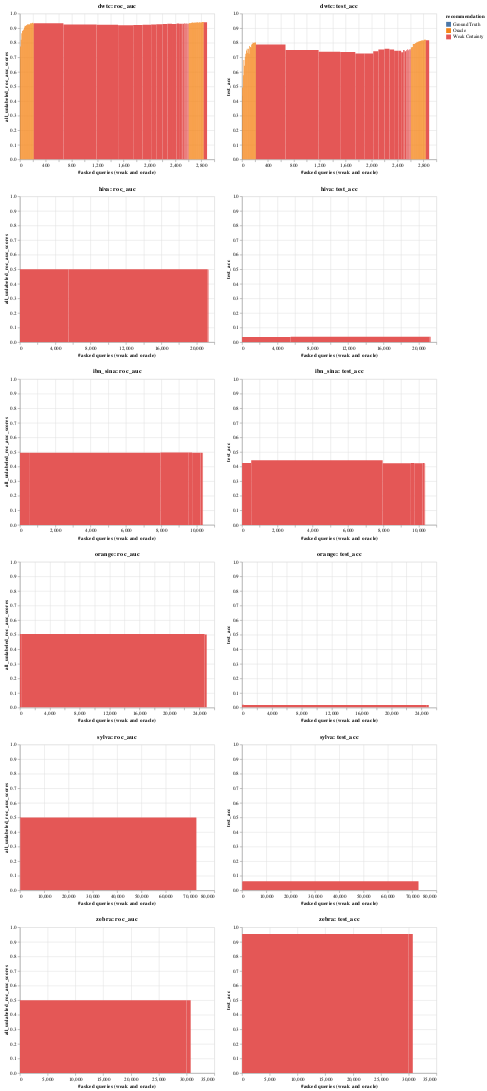

Write notebook code for a chart like this one.
### Code cell
def visualise_top_n(top_n=0):
    charts = []

    alt.renderers.enable("html")

    for result in loaded_data[top_n][:]:
        metrics = loads(result.metrics_per_al_cycle)
        test_data_metrics = [
            metrics["test_data_metrics"][0][f][0]["weighted avg"]
            for f in range(0, len(metrics["test_data_metrics"][0]))
        ]
        test_acc = [
            metrics["test_data_metrics"][0][f][0]["accuracy"]
            for f in range(0, len(metrics["test_data_metrics"][0]))
        ]

        data = pd.DataFrame(
            {
                "iteration": range(0, len(metrics["all_unlabeled_roc_auc_scores"])),
                "all_unlabeled_roc_auc_scores": metrics["all_unlabeled_roc_auc_scores"],
                "query_length": metrics["query_length"],
                "recommendation": metrics["recommendation"],
                "query_strong_accuracy_list": metrics["query_strong_accuracy_list"],
                "f1": [i["f1-score"] for i in test_data_metrics],
                "test_acc": test_acc,
                #'asked_queries': [sum(metrics['query_length'][:i]) for i in range(0, len(metrics['query_length']))],
            }
        )

        # bar width
        data["asked_queries"] = data["query_length"].cumsum()
        data["asked_queries_end"] = data["asked_queries"].shift(fill_value=0)

        # print(data[['asked_queries', 'query_length']])

        data["recommendation"] = data["recommendation"].replace(
            {
                "A": "Oracle",
                "C": "Weak Cluster",
                "U": "Weak Certainty",
                "G": "Ground Truth",
            }
        )

        # data = data[:100]

        # calculate global score OHNE

        chart = (
            alt.Chart(data)
            .mark_rect(
                # point=True,
                # line=True,
                # interpolate='step-after',
            )
            .encode(
                x=alt.X("asked_queries_end", title="#asked queries (weak and oracle)"),
                x2="asked_queries",
                color=alt.Color("recommendation", scale=alt.Scale(scheme="tableau10")),
                tooltip=[
                    "iteration",
                    "f1",
                    "test_acc",
                    "all_unlabeled_roc_auc_scores",
                    "query_strong_accuracy_list",
                    "query_length",
                    "recommendation",
                ],
                # scale=alt.Scale(domain=[0,1])
            )
            .properties(title=result.dataset_name)
            .interactive()
        )
        charts.append(
            alt.hconcat(
                chart.encode(
                    alt.Y(
                        "all_unlabeled_roc_auc_scores", scale=alt.Scale(domain=[0, 1])
                    )
                ).properties(title=result.dataset_name + ": roc_auc"),
                # chart.encode(alt.Y('f1', scale=alt.Scale(domain=[0,1]))).properties(title=result.dataset_name + ': f1'),
                chart.encode(
                    alt.Y("test_acc", scale=alt.Scale(domain=[0, 1]))
                ).properties(title=result.dataset_name + ": test_acc"),
            )
        )

    return alt.vconcat(*charts).configure()


visualise_top_n(0)

### Figure 1 — Vega-Lite specification as saved in the notebook (floating-point values rounded to 4 significant figures)
{"config": {"view": {"continuousWidth": 400, "continuousHeight": 300}}, "vconcat": [{"hconcat": [{"mark": "rect", "encoding": {"color": {"type": "nominal", "field": "recommendation", "scale": {"scheme": "tableau10"}}, "tooltip": [{"type": "quantitative", "field": "iteration"}, {"type": "quantitative", "field": "f1"}, {"type": "quantitative", "field": "test_acc"}, {"type": "quantitative", "field": "all_unlabeled_roc_auc_scores"}, {"type": "quantitative", "field": "query_strong_accuracy_list"}, {"type": "quantitative", "field": "query_length"}, {"type": "nominal", "field": "recommendation"}], "x": {"type": "quantitative", "field": "asked_queries_end", "title": "#asked queries (weak and oracle)"}, "x2": {"field": "asked_queries"}, "y": {"type": "quantitative", "field": "all_unlabeled_roc_auc_scores", "scale": {"domain": [0, 1]}}}, "selection": {"selector157": {"type": "interval", "bind": "scales", "encodings": ["x", "y"]}}, "title": "dwtc: roc_auc"}, {"mark": "rect", "encoding": {"color": {"type": "nominal", "field": "recommendation", "scale": {"scheme": "tableau10"}}, "tooltip": [{"type": "quantitative", "field": "iteration"}, {"type": "quantitative", "field": "f1"}, {"type": "quantitative", "field": "test_acc"}, {"type": "quantitative", "field": "all_unlabeled_roc_auc_scores"}, {"type": "quantitative", "field": "query_strong_accuracy_list"}, {"type": "quantitative", "field": "query_length"}, {"type": "nominal", "field": "recommendation"}], "x": {"type": "quantitative", "field": "asked_queries_end", "title": "#asked queries (weak and oracle)"}, "x2": {"field": "asked_queries"}, "y": {"type": "quantitative", "field": "test_acc", "scale": {"domain": [0, 1]}}}, "selection": {"selector157": {"type": "interval", "bind": "scales", "encodings": ["x", "y"]}}, "title": "dwtc: test_acc"}], "data": {"name": "data-a7478778315e8184f7666ebbf4cf1d33"}}, {"hconcat": [{"mark": "rect", "encoding": {"color": {"type": "nominal", "field": "recommendation", "scale": {"scheme": "tableau10"}}, "tooltip": [{"type": "quantitative", "field": "iteration"}, {"type": "quantitative", "field": "f1"}, {"type": "quantitative", "field": "test_acc"}, {"type": "quantitative", "field": "all_unlabeled_roc_auc_scores"}, {"type": "quantitative", "field": "query_strong_accuracy_list"}, {"type": "quantitative", "field": "query_length"}, {"type": "nominal", "field": "recommendation"}], "x": {"type": "quantitative", "field": "asked_queries_end", "title": "#asked queries (weak and oracle)"}, "x2": {"field": "asked_queries"}, "y": {"type": "quantitative", "field": "all_unlabeled_roc_auc_scores", "scale": {"domain": [0, 1]}}}, "selection": {"selector158": {"type": "interval", "bind": "scales", "encodings": ["x", "y"]}}, "title": "hiva: roc_auc"}, {"mark": "rect", "encoding": {"color": {"type": "nominal", "field": "recommendation", "scale": {"scheme": "tableau10"}}, "tooltip": [{"type": "quantitative", "field": "iteration"}, {"type": "quantitative", "field": "f1"}, {"type": "quantitative", "field": "test_acc"}, {"type": "quantitative", "field": "all_unlabeled_roc_auc_scores"}, {"type": "quantitative", "field": "query_strong_accuracy_list"}, {"type": "quantitative", "field": "query_length"}, {"type": "nominal", "field": "recommendation"}], "x": {"type": "quantitative", "field": "asked_queries_end", "title": "#asked queries (weak and oracle)"}, "x2": {"field": "asked_queries"}, "y": {"type": "quantitative", "field": "test_acc", "scale": {"domain": [0, 1]}}}, "selection": {"selector158": {"type": "interval", "bind": "scales", "encodings": ["x", "y"]}}, "title": "hiva: test_acc"}], "data": {"name": "data-7b5c4f91db73bde06af860dcda663152"}}, {"hconcat": [{"mark": "rect", "encoding": {"color": {"type": "nominal", "field": "recommendation", "scale": {"scheme": "tableau10"}}, "tooltip": [{"type": "quantitative", "field": "iteration"}, {"type": "quantitative", "field": "f1"}, {"type": "quantitative", "field": "test_acc"}, {"type": "quantitative", "field": "all_unlabeled_roc_auc_scores"}, {"type": "quantitative", "field": "query_strong_accuracy_list"}, {"type": "quantitative", "field": "query_length"}, {"type": "nominal", "field": "recommendation"}], "x": {"type": "quantitative", "field": "asked_queries_end", "title": "#asked queries (weak and oracle)"}, "x2": {"field": "asked_queries"}, "y": {"type": "quantitative", "field": "all_unlabeled_roc_auc_scores", "scale": {"domain": [0, 1]}}}, "selection": {"selector159": {"type": "interval", "bind": "scales", "encodings": ["x", "y"]}}, "title": "ibn_sina: roc_auc"}, {"mark": "rect", "encoding": {"color": {"type": "nominal", "field": "recommendation", "scale": {"scheme": "tableau10"}}, "tooltip": [{"type": "quantitative", "field": "iteration"}, {"type": "quantitative", "field": "f1"}, {"type": "quantitative", "field": "test_acc"}, {"type": "quantitative", "field": "all_unlabeled_roc_auc_scores"}, {"type": "quantitative", "field": "query_strong_accuracy_list"}, {"type": "quantitative", "field": "query_length"}, {"type": "nominal", "field": "recommendation"}], "x": {"type": "quantitative", "field": "asked_queries_end", "title": "#asked queries (weak and oracle)"}, "x2": {"field": "asked_queries"}, "y": {"type": "quantitative", "field": "test_acc", "scale": {"domain": [0, 1]}}}, "selection": {"selector159": {"type": "interval", "bind": "scales", "encodings": ["x", "y"]}}, "title": "ibn_sina: test_acc"}], "data": {"name": "data-4c38a793aa7af0d053ac636fecb2947c"}}, {"hconcat": [{"mark": "rect", "encoding": {"color": {"type": "nominal", "field": "recommendation", "scale": {"scheme": "tableau10"}}, "tooltip": [{"type": "quantitative", "field": "iteration"}, {"type": "quantitative", "field": "f1"}, {"type": "quantitative", "field": "test_acc"}, {"type": "quantitative", "field": "all_unlabeled_roc_auc_scores"}, {"type": "quantitative", "field": "query_strong_accuracy_list"}, {"type": "quantitative", "field": "query_length"}, {"type": "nominal", "field": "recommendation"}], "x": {"type": "quantitative", "field": "asked_queries_end", "title": "#asked queries (weak and oracle)"}, "x2": {"field": "asked_queries"}, "y": {"type": "quantitative", "field": "all_unlabeled_roc_auc_scores", "scale": {"domain": [0, 1]}}}, "selection": {"selector160": {"type": "interval", "bind": "scales", "encodings": ["x", "y"]}}, "title": "orange: roc_auc"}, {"mark": "rect", "encoding": {"color": {"type": "nominal", "field": "recommendation", "scale": {"scheme": "tableau10"}}, "tooltip": [{"type": "quantitative", "field": "iteration"}, {"type": "quantitative", "field": "f1"}, {"type": "quantitative", "field": "test_acc"}, {"type": "quantitative", "field": "all_unlabeled_roc_auc_scores"}, {"type": "quantitative", "field": "query_strong_accuracy_list"}, {"type": "quantitative", "field": "query_length"}, {"type": "nominal", "field": "recommendation"}], "x": {"type": "quantitative", "field": "asked_queries_end", "title": "#asked queries (weak and oracle)"}, "x2": {"field": "asked_queries"}, "y": {"type": "quantitative", "field": "test_acc", "scale": {"domain": [0, 1]}}}, "selection": {"selector160": {"type": "interval", "bind": "scales", "encodings": ["x", "y"]}}, "title": "orange: test_acc"}], "data": {"name": "data-ca539d4ee5e9ae738f5b273c8091c27b"}}, {"hconcat": [{"mark": "rect", "encoding": {"color": {"type": "nominal", "field": "recommendation", "scale": {"scheme": "tableau10"}}, "tooltip": [{"type": "quantitative", "field": "iteration"}, {"type": "quantitative", "field": "f1"}, {"type": "quantitative", "field": "test_acc"}, {"type": "quantitative", "field": "all_unlabeled_roc_auc_scores"}, {"type": "quantitative", "field": "query_strong_accuracy_list"}, {"type": "quantitative", "field": "query_length"}, {"type": "nominal", "field": "recommendation"}], "x": {"type": "quantitative", "field": "asked_queries_end", "title": "#asked queries (weak and oracle)"}, "x2": {"field": "asked_queries"}, "y": {"type": "quantitative", "field": "all_unlabeled_roc_auc_scores", "scale": {"domain": [0, 1]}}}, "selection": {"selector161": {"type": "interval", "bind": "scales", "encodings": ["x", "y"]}}, "title": "sylva: roc_auc"}, {"mark": "rect", "encoding": {"color": {"type": "nominal", "field": "recommendation", "scale": {"scheme": "tableau10"}}, "tooltip": [{"type": "quantitative", "field": "iteration"}, {"type": "quantitative", "field": "f1"}, {"type": "quantitative", "field": "test_acc"}, {"type": "quantitative", "field": "all_unlabeled_roc_auc_scores"}, {"type": "quantitative", "field": "query_strong_accuracy_list"}, {"type": "quantitative", "field": "query_length"}, {"type": "nominal", "field": "recommendation"}], "x": {"type": "quantitative", "field": "asked_queries_end", "title": "#asked queries (weak and oracle)"}, "x2": {"field": "asked_queries"}, "y": {"type": "quantitative", "field": "test_acc", "scale": {"domain": [0, 1]}}}, "selection": {"selector161": {"type": "interval", "bind": "scales", "encodings": ["x", "y"]}}, "title": "sylva: test_acc"}], "data": {"name": "data-c854800049c96f8a47527db0e72237a1"}}, {"hconcat": [{"mark": "rect", "encoding": {"color": {"type": "nominal", "field": "recommendation", "scale": {"scheme": "tableau10"}}, "tooltip": [{"type": "quantitative", "field": "iteration"}, {"type": "quantitative", "field": "f1"}, {"type": "quantitative", "field": "test_acc"}, {"type": "quantitative", "field": "all_unlabeled_roc_auc_scores"}, {"type": "quantitative", "field": "query_strong_accuracy_list"}, {"type": "quantitative", "field": "query_length"}, {"type": "nominal", "field": "recommendation"}], "x": {"type": "quantitative", "field": "asked_queries_end", "title": "#asked queries (weak and oracle)"}, "x2": {"field": "asked_queries"}, "y": {"type": "quantitative", "field": "all_unlabeled_roc_auc_scores", "scale": {"domain": [0, 1]}}}, "selection": {"selector162": {"type": "interval", "bind": "scales", "encodings": ["x", "y"]}}, "title": "zebra: roc_auc"}, {"mark": "rect", "encoding": {"color": {"type": "nominal", "field": "recommendation", "scale": {"scheme": "tableau10"}}, "tooltip": [{"type": "quantitative", "field": "iteration"}, {"type": "quantitative", "field": "f1"}, {"type": "quantitative", "field": "test_acc"}, {"type": "quantitative", "field": "all_unlabeled_roc_auc_scores"}, {"type": "quantitative", "field": "query_strong_accuracy_list"}, {"type": "quantitative", "field": "query_length"}, {"type": "nominal", "field": "recommendation"}], "x": {"type": "quantitative", "field": "asked_queries_end", "title": "#asked queries (weak and oracle)"}, "x2": {"field": "asked_queries"}, "y": {"type": "quantitative", "field": "test_acc", "scale": {"domain": [0, 1]}}}, "selection": {"selector162": {"type": "interval", "bind": "scales", "encodings": ["x", "y"]}}, "title": "zebra: test_acc"}], "data": {"name": "data-58a4f81d289078df7b5cb99fdd9967f0"}}], "$schema": "https://vega.github.io/schema/vega-lite/v4.8.1.json", "datasets": {"data-a7478778315e8184f7666ebbf4cf1d33": [{"iteration": 0, "all_unlabeled_roc_auc_scores": 0.6927, "query_length": 4, "recommendation": "Ground Truth", "query_strong_accuracy_list": null, "f1": 0.4176, "test_acc": 0.4362, "asked_queries": 4, "asked_queries_end": 0}, {"iteration": 1, "all_unlabeled_roc_auc_scores": 0.7738, "query_length": 10, "recommendation": "Oracle", "query_strong_accuracy_list": null, "f1": 0.4306, "test_acc": 0.4928, "asked_queries": 14, "asked_queries_end": 4}, {"iteration": 2, "all_unlabeled_roc_auc_scores": 0.8199, "query_length": 10, "recommendation": "Oracle", "query_strong_accuracy_list": null, "f1": 0.5513, "test_acc": 0.5767, "asked_queries": 24, "asked_queries_end": 14}, {"iteration": 3, "all_unlabeled_roc_auc_scores": 0.8657, "query_length": 10, "recommendation": "Oracle", "query_strong_accuracy_list": null, "f1": 0.6656, "test_acc": 0.682, "asked_queries": 34, "asked_queries_end": 24}, {"iteration": 4, "all_unlabeled_roc_auc_scores": 0.881, "query_length": 10, "recommendation": "Oracle", "query_strong_accuracy_list": null, "f1": 0.6221, "test_acc": 0.6424, "asked_queries": 44, "asked_queries_end": 34}, {"iteration": 5, "all_unlabeled_roc_auc_scores": 0.8857, "query_length": 10, "recommendation": "Oracle", "query_strong_accuracy_list": null, "f1": 0.677, "test_acc": 0.7038, "asked_queries": 54, "asked_queries_end": 44}, {"iteration": 6, "all_unlabeled_roc_auc_scores": 0.8912, "query_length": 10, "recommendation": "Oracle", "query_strong_accuracy_list": null, "f1": 0.7081, "test_acc": 0.7247, "asked_queries": 64, "asked_queries_end": 54}, {"iteration": 7, "all_unlabeled_roc_auc_scores": 0.9051, "query_length": 10, "recommendation": "Oracle", "query_strong_accuracy_list": null, "f1": 0.7337, "test_acc": 0.7463, "asked_queries": 74, "asked_queries_end": 64}, {"iteration": 8, "all_unlabeled_roc_auc_scores": 0.9173, "query_length": 10, "recommendation": "Oracle", "query_strong_accuracy_list": null, "f1": 0.7529, "test_acc": 0.759, "asked_queries": 84, "asked_queries_end": 74}, {"iteration": 9, "all_unlabeled_roc_auc_scores": 0.9155, "query_length": 10, "recommendation": "Oracle", "query_strong_accuracy_list": null, "f1": 0.7239, "test_acc": 0.7322, "asked_queries": 94, "asked_queries_end": 84}, {"iteration": 10, "all_unlabeled_roc_auc_scores": 0.9209, "query_length": 10, "recommendation": "Oracle", "query_strong_accuracy_list": null, "f1": 0.7559, "test_acc": 0.7589, "asked_queries": 104, "asked_queries_end": 94}, {"iteration": 11, "all_unlabeled_roc_auc_scores": 0.9193, "query_length": 10, "recommendation": "Oracle", "query_strong_accuracy_list": null, "f1": 0.7226, "test_acc": 0.7254, "asked_queries": 114, "asked_queries_end": 104}, {"iteration": 12, "all_unlabeled_roc_auc_scores": 0.9268, "query_length": 10, "recommendation": "Oracle", "query_strong_accuracy_list": null, "f1": 0.7727, "test_acc": 0.7776, "asked_queries": 124, "asked_queries_end": 114}, {"iteration": 13, "all_unlabeled_roc_auc_scores": 0.9247, "query_length": 10, "recommendation": "Oracle", "query_strong_accuracy_list": null, "f1": 0.763, "test_acc": 0.7709, "asked_queries": 134, "asked_queries_end": 124}, {"iteration": 14, "all_unlabeled_roc_auc_scores": 0.9278, "query_length": 10, "recommendation": "Oracle", "query_strong_accuracy_list": null, "f1": 0.7628, "test_acc": 0.7669, "asked_queries": 144, "asked_queries_end": 134}, {"iteration": 15, "all_unlabeled_roc_auc_scores": 0.926, "query_length": 10, "recommendation": "Oracle", "query_strong_accuracy_list": null, "f1": 0.7851, "test_acc": 0.7875, "asked_queries": 154, "asked_queries_end": 144}, {"iteration": 16, "all_unlabeled_roc_auc_scores": 0.9308, "query_length": 10, "recommendation": "Oracle", "query_strong_accuracy_list": null, "f1": 0.7884, "test_acc": 0.7912, "asked_queries": 164, "asked_queries_end": 154}, {"iteration": 17, "all_unlabeled_roc_auc_scores": 0.9356, "query_length": 10, "recommendation": "Oracle", "query_strong_accuracy_list": null, "f1": 0.7972, "test_acc": 0.8015, "asked_queries": 174, "asked_queries_end": 164}, {"iteration": 18, "all_unlabeled_roc_auc_scores": 0.9314, "query_length": 10, "recommendation": "Oracle", "query_strong_accuracy_list": null, "f1": 0.7935, "test_acc": 0.7985, "asked_queries": 184, "asked_queries_end": 174}, {"iteration": 19, "all_unlabeled_roc_auc_scores": 0.9356, "query_length": 10, "recommendation": "Oracle", "query_strong_accuracy_list": null, "f1": 0.7963, "test_acc": 0.8003, "asked_queries": 194, "asked_queries_end": 184}, {"iteration": 20, "all_unlabeled_roc_auc_scores": 0.9371, "query_length": 10, "recommendation": "Oracle", "query_strong_accuracy_list": null, "f1": 0.7969, "test_acc": 0.8012, "asked_queries": 204, "asked_queries_end": 194}, {"iteration": 21, "all_unlabeled_roc_auc_scores": 0.9323, "query_length": 10, "recommendation": "Oracle", "query_strong_accuracy_list": null, "f1": 0.7981, "test_acc": 0.8023, "asked_queries": 214, "asked_queries_end": 204}, {"iteration": 22, "all_unlabeled_roc_auc_scores": 0.9338, "query_length": 457, "recommendation": "Weak Certainty", "query_strong_accuracy_list": 0.9344, "f1": 0.7847, "test_acc": 0.7889, "asked_queries": 671, "asked_queries_end": 214}, {"iteration": 23, "all_unlabeled_roc_auc_scores": 0.926, "query_length": 511, "recommendation": "Weak Certainty", "query_strong_accuracy_list": 0.9159, "f1": 0.7433, "test_acc": 0.7504, "asked_queries": 1182, "asked_queries_end": 671}, {"iteration": 24, "all_unlabeled_roc_auc_scores": 0.924, "query_length": 333, "recommendation": "Weak Certainty", "query_strong_accuracy_list": 0.8138, "f1": 0.7308, "test_acc": 0.7389, "asked_queries": 1515, "asked_queries_end": 1182}, {"iteration": 25, "all_unlabeled_roc_auc_scores": 0.9205, "query_length": 233, "recommendation": "Weak Certainty", "query_strong_accuracy_list": 0.8412, "f1": 0.7276, "test_acc": 0.7372, "asked_queries": 1748, "asked_queries_end": 1515}, {"iteration": 26, "all_unlabeled_roc_auc_scores": 0.9215, "query_length": 146, "recommendation": "Weak Certainty", "query_strong_accuracy_list": 0.8082, "f1": 0.7099, "test_acc": 0.7257, "asked_queries": 1894, "asked_queries_end": 1748}, {"iteration": 27, "all_unlabeled_roc_auc_scores": 0.9238, "query_length": 131, "recommendation": "Weak Certainty", "query_strong_accuracy_list": 0.8015, "f1": 0.7091, "test_acc": 0.7263, "asked_queries": 2025, "asked_queries_end": 1894}, {"iteration": 28, "all_unlabeled_roc_auc_scores": 0.9256, "query_length": 79, "recommendation": "Weak Certainty", "query_strong_accuracy_list": 0.7595, "f1": 0.7221, "test_acc": 0.7411, "asked_queries": 2104, "asked_queries_end": 2025}, {"iteration": 29, "all_unlabeled_roc_auc_scores": 0.9264, "query_length": 95, "recommendation": "Weak Certainty", "query_strong_accuracy_list": 0.9474, "f1": 0.7377, "test_acc": 0.7535, "asked_queries": 2199, "asked_queries_end": 2104}, {"iteration": 30, "all_unlabeled_roc_auc_scores": 0.9289, "query_length": 76, "recommendation": "Weak Certainty", "query_strong_accuracy_list": 0.8553, "f1": 0.7441, "test_acc": 0.7587, "asked_queries": 2275, "asked_queries_end": 2199}, {"iteration": 31, "all_unlabeled_roc_auc_scores": 0.9303, "query_length": 72, "recommendation": "Weak Certainty", "query_strong_accuracy_list": 0.8056, "f1": 0.7348, "test_acc": 0.7545, "asked_queries": 2347, "asked_queries_end": 2275}, {"iteration": 32, "all_unlabeled_roc_auc_scores": 0.9288, "query_length": 71, "recommendation": "Weak Certainty", "query_strong_accuracy_list": 0.7183, "f1": 0.72, "test_acc": 0.7458, "asked_queries": 2418, "asked_queries_end": 2347}, {"iteration": 33, "all_unlabeled_roc_auc_scores": 0.9329, "query_length": 38, "recommendation": "Weak Certainty", "query_strong_accuracy_list": 0.6316, "f1": 0.7253, "test_acc": 0.7459, "asked_queries": 2456, "asked_queries_end": 2418}, {"iteration": 34, "all_unlabeled_roc_auc_scores": 0.9311, "query_length": 31, "recommendation": "Weak Certainty", "query_strong_accuracy_list": 0.6452, "f1": 0.7125, "test_acc": 0.7356, "asked_queries": 2487, "asked_queries_end": 2456}, {"iteration": 35, "all_unlabeled_roc_auc_scores": 0.9309, "query_length": 21, "recommendation": "Weak Certainty", "query_strong_accuracy_list": 0.7143, "f1": 0.7287, "test_acc": 0.7498, "asked_queries": 2508, "asked_queries_end": 2487}, {"iteration": 36, "all_unlabeled_roc_auc_scores": 0.9311, "query_length": 23, "recommendation": "Weak Certainty", "query_strong_accuracy_list": 0.5217, "f1": 0.7188, "test_acc": 0.7421, "asked_queries": 2531, "asked_queries_end": 2508}, {"iteration": 37, "all_unlabeled_roc_auc_scores": 0.9303, "query_length": 7, "recommendation": "Weak Certainty", "query_strong_accuracy_list": 0.5714, "f1": 0.7266, "test_acc": 0.7493, "asked_queries": 2538, "asked_queries_end": 2531}, {"iteration": 38, "all_unlabeled_roc_auc_scores": 0.9336, "query_length": 11, "recommendation": "Weak Certainty", "query_strong_accuracy_list": 0.3636, "f1": 0.7283, "test_acc": 0.7488, "asked_queries": 2549, "asked_queries_end": 2538}, {"iteration": 39, "all_unlabeled_roc_auc_scores": 0.9308, "query_length": 10, "recommendation": "Weak Certainty", "query_strong_accuracy_list": 0.5, "f1": 0.7357, "test_acc": 0.7561, "asked_queries": 2559, "asked_queries_end": 2549}, {"iteration": 40, "all_unlabeled_roc_auc_scores": 0.9313, "query_length": 6, "recommendation": "Weak Certainty", "query_strong_accuracy_list": 0.8333, "f1": 0.7269, "test_acc": 0.7478, "asked_queries": 2565, "asked_queries_end": 2559}, {"iteration": 41, "all_unlabeled_roc_auc_scores": 0.9325, "query_length": 10, "recommendation": "Weak Certainty", "query_strong_accuracy_list": 0.7, "f1": 0.7284, "test_acc": 0.7486, "asked_queries": 2575, "asked_queries_end": 2565}, {"iteration": 42, "all_unlabeled_roc_auc_scores": 0.9308, "query_length": 4, "recommendation": "Weak Certainty", "query_strong_accuracy_list": 0.75, "f1": 0.7379, "test_acc": 0.7567, "asked_queries": 2579, "asked_queries_end": 2575}, {"iteration": 43, "all_unlabeled_roc_auc_scores": 0.9315, "query_length": 4, "recommendation": "Weak Certainty", "query_strong_accuracy_list": 0.5, "f1": 0.7334, "test_acc": 0.7539, "asked_queries": 2583, "asked_queries_end": 2579}, {"iteration": 44, "all_unlabeled_roc_auc_scores": 0.9325, "query_length": 2, "recommendation": "Weak Certainty", "query_strong_accuracy_list": 1.0, "f1": 0.732, "test_acc": 0.7547, "asked_queries": 2585, "asked_queries_end": 2583}, {"iteration": 45, "all_unlabeled_roc_auc_scores": 0.9305, "query_length": 4, "recommendation": "Weak Certainty", "query_strong_accuracy_list": 0.75, "f1": 0.7289, "test_acc": 0.7516, "asked_queries": 2589, "asked_queries_end": 2585}, {"iteration": 46, "all_unlabeled_roc_auc_scores": 0.9295, "query_length": 2, "recommendation": "Weak Certainty", "query_strong_accuracy_list": 1.0, "f1": 0.7313, "test_acc": 0.7517, "asked_queries": 2591, "asked_queries_end": 2589}, {"iteration": 47, "all_unlabeled_roc_auc_scores": 0.9299, "query_length": 7, "recommendation": "Weak Certainty", "query_strong_accuracy_list": 0.0, "f1": 0.7346, "test_acc": 0.7568, "asked_queries": 2598, "asked_queries_end": 2591}, {"iteration": 48, "all_unlabeled_roc_auc_scores": 0.9321, "query_length": 4, "recommendation": "Weak Certainty", "query_strong_accuracy_list": 0.0, "f1": 0.7322, "test_acc": 0.7521, "asked_queries": 2602, "asked_queries_end": 2598}, {"iteration": 49, "all_unlabeled_roc_auc_scores": 0.93, "query_length": 3, "recommendation": "Weak Certainty", "query_strong_accuracy_list": 0.6667, "f1": 0.7255, "test_acc": 0.7462, "asked_queries": 2605, "asked_queries_end": 2602}, {"iteration": 50, "all_unlabeled_roc_auc_scores": 0.9302, "query_length": 1, "recommendation": "Weak Certainty", "query_strong_accuracy_list": 1.0, "f1": 0.7357, "test_acc": 0.7575, "asked_queries": 2606, "asked_queries_end": 2605}, {"iteration": 51, "all_unlabeled_roc_auc_scores": 0.9314, "query_length": 10, "recommendation": "Oracle", "query_strong_accuracy_list": null, "f1": 0.752, "test_acc": 0.7687, "asked_queries": 2616, "asked_queries_end": 2606}, {"iteration": 52, "all_unlabeled_roc_auc_scores": 0.9352, "query_length": 10, "recommendation": "Oracle", "query_strong_accuracy_list": null, "f1": 0.7518, "test_acc": 0.7667, "asked_queries": 2626, "asked_queries_end": 2616}, {"iteration": 53, "all_unlabeled_roc_auc_scores": 0.9339, "query_length": 10, "recommendation": "Oracle", "query_strong_accuracy_list": null, "f1": 0.7561, "test_acc": 0.7714, "asked_queries": 2636, "asked_queries_end": 2626}, {"iteration": 54, "all_unlabeled_roc_auc_scores": 0.9353, "query_length": 10, "recommendation": "Oracle", "query_strong_accuracy_list": null, "f1": 0.7813, "test_acc": 0.7911, "asked_queries": 2646, "asked_queries_end": 2636}, {"iteration": 55, "all_unlabeled_roc_auc_scores": 0.9365, "query_length": 10, "recommendation": "Oracle", "query_strong_accuracy_list": null, "f1": 0.7826, "test_acc": 0.7917, "asked_queries": 2656, "asked_queries_end": 2646}, {"iteration": 56, "all_unlabeled_roc_auc_scores": 0.9382, "query_length": 10, "recommendation": "Oracle", "query_strong_accuracy_list": null, "f1": 0.784, "test_acc": 0.7917, "asked_queries": 2666, "asked_queries_end": 2656}, {"iteration": 57, "all_unlabeled_roc_auc_scores": 0.9369, "query_length": 10, "recommendation": "Oracle", "query_strong_accuracy_list": null, "f1": 0.7849, "test_acc": 0.793, "asked_queries": 2676, "asked_queries_end": 2666}, {"iteration": 58, "all_unlabeled_roc_auc_scores": 0.9369, "query_length": 10, "recommendation": "Oracle", "query_strong_accuracy_list": null, "f1": 0.7906, "test_acc": 0.7981, "asked_queries": 2686, "asked_queries_end": 2676}, {"iteration": 59, "all_unlabeled_roc_auc_scores": 0.9387, "query_length": 10, "recommendation": "Oracle", "query_strong_accuracy_list": null, "f1": 0.7924, "test_acc": 0.7997, "asked_queries": 2696, "asked_queries_end": 2686}, {"iteration": 60, "all_unlabeled_roc_auc_scores": 0.9359, "query_length": 10, "recommendation": "Oracle", "query_strong_accuracy_list": null, "f1": 0.7991, "test_acc": 0.8063, "asked_queries": 2706, "asked_queries_end": 2696}, {"iteration": 61, "all_unlabeled_roc_auc_scores": 0.9396, "query_length": 10, "recommendation": "Oracle", "query_strong_accuracy_list": null, "f1": 0.7969, "test_acc": 0.8033, "asked_queries": 2716, "asked_queries_end": 2706}, {"iteration": 62, "all_unlabeled_roc_auc_scores": 0.9385, "query_length": 10, "recommendation": "Oracle", "query_strong_accuracy_list": null, "f1": 0.8004, "test_acc": 0.8066, "asked_queries": 2726, "asked_queries_end": 2716}, {"iteration": 63, "all_unlabeled_roc_auc_scores": 0.9385, "query_length": 10, "recommendation": "Oracle", "query_strong_accuracy_list": null, "f1": 0.8039, "test_acc": 0.8099, "asked_queries": 2736, "asked_queries_end": 2726}, {"iteration": 64, "all_unlabeled_roc_auc_scores": 0.9402, "query_length": 10, "recommendation": "Oracle", "query_strong_accuracy_list": null, "f1": 0.8035, "test_acc": 0.8096, "asked_queries": 2746, "asked_queries_end": 2736}, {"iteration": 65, "all_unlabeled_roc_auc_scores": 0.9381, "query_length": 10, "recommendation": "Oracle", "query_strong_accuracy_list": null, "f1": 0.806, "test_acc": 0.812, "asked_queries": 2756, "asked_queries_end": 2746}, {"iteration": 66, "all_unlabeled_roc_auc_scores": 0.9397, "query_length": 10, "recommendation": "Oracle", "query_strong_accuracy_list": null, "f1": 0.8074, "test_acc": 0.813, "asked_queries": 2766, "asked_queries_end": 2756}, {"iteration": 67, "all_unlabeled_roc_auc_scores": 0.9406, "query_length": 10, "recommendation": "Oracle", "query_strong_accuracy_list": null, "f1": 0.8091, "test_acc": 0.8147, "asked_queries": 2776, "asked_queries_end": 2766}, {"iteration": 68, "all_unlabeled_roc_auc_scores": 0.9389, "query_length": 10, "recommendation": "Oracle", "query_strong_accuracy_list": null, "f1": 0.8105, "test_acc": 0.8161, "asked_queries": 2786, "asked_queries_end": 2776}, {"iteration": 69, "all_unlabeled_roc_auc_scores": 0.9382, "query_length": 10, "recommendation": "Oracle", "query_strong_accuracy_list": null, "f1": 0.8126, "test_acc": 0.8175, "asked_queries": 2796, "asked_queries_end": 2786}, {"iteration": 70, "all_unlabeled_roc_auc_scores": 0.9398, "query_length": 10, "recommendation": "Oracle", "query_strong_accuracy_list": null, "f1": 0.8097, "test_acc": 0.8152, "asked_queries": 2806, "asked_queries_end": 2796}, {"iteration": 71, "all_unlabeled_roc_auc_scores": 0.9426, "query_length": 10, "recommendation": "Oracle", "query_strong_accuracy_list": null, "f1": 0.816, "test_acc": 0.8213, "asked_queries": 2816, "asked_queries_end": 2806}, {"iteration": 72, "all_unlabeled_roc_auc_scores": 0.9428, "query_length": 10, "recommendation": "Oracle", "query_strong_accuracy_list": null, "f1": 0.8145, "test_acc": 0.8201, "asked_queries": 2826, "asked_queries_end": 2816}, {"iteration": 73, "all_unlabeled_roc_auc_scores": 0.9419, "query_length": 10, "recommendation": "Oracle", "query_strong_accuracy_list": null, "f1": 0.8158, "test_acc": 0.8211, "asked_queries": 2836, "asked_queries_end": 2826}, {"iteration": 74, "all_unlabeled_roc_auc_scores": 0.9407, "query_length": 52, "recommendation": "Weak Certainty", "query_strong_accuracy_list": 0.9615, "f1": 0.8104, "test_acc": 0.8172, "asked_queries": 2888, "asked_queries_end": 2836}], "data-7b5c4f91db73bde06af860dcda663152": [{"iteration": 0, "all_unlabeled_roc_auc_scores": 0.5017, "query_length": 2, "recommendation": "Ground Truth", "query_strong_accuracy_list": null, "f1": 0.01018, "test_acc": 0.03883, "asked_queries": 2, "asked_queries_end": 0}, {"iteration": 1, "all_unlabeled_roc_auc_scores": 0.5005, "query_length": 5502, "recommendation": "Weak Certainty", "query_strong_accuracy_list": 0.03399, "f1": 0.002696, "test_acc": 0.03556, "asked_queries": 5504, "asked_queries_end": 2}, {"iteration": 2, "all_unlabeled_roc_auc_scores": 0.5003, "query_length": 15733, "recommendation": "Weak Certainty", "query_strong_accuracy_list": 0.03426, "f1": 0.002738, "test_acc": 0.03643, "asked_queries": 21237, "asked_queries_end": 5504}, {"iteration": 3, "all_unlabeled_roc_auc_scores": 0.4989, "query_length": 102, "recommendation": "Weak Certainty", "query_strong_accuracy_list": 0.05882, "f1": 0.00272, "test_acc": 0.03632, "asked_queries": 21339, "asked_queries_end": 21237}], "data-4c38a793aa7af0d053ac636fecb2947c": [{"iteration": 0, "all_unlabeled_roc_auc_scores": 0.4959, "query_length": 2, "recommendation": "Ground Truth", "query_strong_accuracy_list": null, "f1": 0.3835, "test_acc": 0.4243, "asked_queries": 2, "asked_queries_end": 0}, {"iteration": 1, "all_unlabeled_roc_auc_scores": 0.4952, "query_length": 517, "recommendation": "Weak Certainty", "query_strong_accuracy_list": 0.3888, "f1": 0.3844, "test_acc": 0.424, "asked_queries": 519, "asked_queries_end": 2}, {"iteration": 2, "all_unlabeled_roc_auc_scores": 0.4947, "query_length": 7437, "recommendation": "Weak Certainty", "query_strong_accuracy_list": 0.3995, "f1": 0.4242, "test_acc": 0.4424, "asked_queries": 7956, "asked_queries_end": 519}, {"iteration": 3, "all_unlabeled_roc_auc_scores": 0.4957, "query_length": 1598, "recommendation": "Weak Certainty", "query_strong_accuracy_list": 0.4737, "f1": 0.3733, "test_acc": 0.4225, "asked_queries": 9554, "asked_queries_end": 7956}, {"iteration": 4, "all_unlabeled_roc_auc_scores": 0.496, "query_length": 190, "recommendation": "Weak Certainty", "query_strong_accuracy_list": 0.4895, "f1": 0.3743, "test_acc": 0.4238, "asked_queries": 9744, "asked_queries_end": 9554}, {"iteration": 5, "all_unlabeled_roc_auc_scores": 0.495, "query_length": 477, "recommendation": "Weak Certainty", "query_strong_accuracy_list": 0.4507, "f1": 0.3725, "test_acc": 0.422, "asked_queries": 10221, "asked_queries_end": 9744}, {"iteration": 6, "all_unlabeled_roc_auc_scores": 0.4948, "query_length": 85, "recommendation": "Weak Certainty", "query_strong_accuracy_list": 0.4118, "f1": 0.3765, "test_acc": 0.4238, "asked_queries": 10306, "asked_queries_end": 10221}, {"iteration": 7, "all_unlabeled_roc_auc_scores": 0.4951, "query_length": 5, "recommendation": "Weak Certainty", "query_strong_accuracy_list": 0.8, "f1": 0.3767, "test_acc": 0.4238, "asked_queries": 10311, "asked_queries_end": 10306}, {"iteration": 8, "all_unlabeled_roc_auc_scores": 0.4953, "query_length": 21, "recommendation": "Weak Certainty", "query_strong_accuracy_list": 0.7619, "f1": 0.3761, "test_acc": 0.4235, "asked_queries": 10332, "asked_queries_end": 10311}, {"iteration": 9, "all_unlabeled_roc_auc_scores": 0.494, "query_length": 16, "recommendation": "Weak Certainty", "query_strong_accuracy_list": 0.6875, "f1": 0.3758, "test_acc": 0.4235, "asked_queries": 10348, "asked_queries_end": 10332}, {"iteration": 10, "all_unlabeled_roc_auc_scores": 0.4928, "query_length": 3, "recommendation": "Weak Certainty", "query_strong_accuracy_list": 1.0, "f1": 0.3761, "test_acc": 0.4237, "asked_queries": 10351, "asked_queries_end": 10348}, {"iteration": 11, "all_unlabeled_roc_auc_scores": 0.4938, "query_length": 6, "recommendation": "Weak Certainty", "query_strong_accuracy_list": 0.6667, "f1": 0.3756, "test_acc": 0.4234, "asked_queries": 10357, "asked_queries_end": 10351}, {"iteration": 12, "all_unlabeled_roc_auc_scores": 0.4935, "query_length": 2, "recommendation": "Weak Certainty", "query_strong_accuracy_list": 1.0, "f1": 0.3751, "test_acc": 0.423, "asked_queries": 10359, "asked_queries_end": 10357}, {"iteration": 13, "all_unlabeled_roc_auc_scores": 0.4941, "query_length": 2, "recommendation": "Oracle", "query_strong_accuracy_list": null, "f1": 0.3757, "test_acc": 0.4235, "asked_queries": 10361, "asked_queries_end": 10359}], "data-ca539d4ee5e9ae738f5b273c8091c27b": [{"iteration": 0, "all_unlabeled_roc_auc_scores": 0.4989, "query_length": 2, "recommendation": "Ground Truth", "query_strong_accuracy_list": null, "f1": 0.1367, "test_acc": 0.08968, "asked_queries": 2, "asked_queries_end": 0}, {"iteration": 1, "all_unlabeled_roc_auc_scores": 0.5045, "query_length": 253, "recommendation": "Weak Certainty", "query_strong_accuracy_list": 0.01976, "f1": 0.003712, "test_acc": 0.0193, "asked_queries": 255, "asked_queries_end": 2}, {"iteration": 2, "all_unlabeled_roc_auc_scores": 0.5049, "query_length": 24448, "recommendation": "Weak Certainty", "query_strong_accuracy_list": 0.01702, "f1": 0.0006721, "test_acc": 0.0185, "asked_queries": 24703, "asked_queries_end": 255}, {"iteration": 3, "all_unlabeled_roc_auc_scores": 0.5006, "query_length": 258, "recommendation": "Weak Certainty", "query_strong_accuracy_list": 0.003876, "f1": 0.000683, "test_acc": 0.01865, "asked_queries": 24961, "asked_queries_end": 24703}, {"iteration": 4, "all_unlabeled_roc_auc_scores": 0.5016, "query_length": 39, "recommendation": "Weak Certainty", "query_strong_accuracy_list": 0.02564, "f1": 0.0006822, "test_acc": 0.01864, "asked_queries": 25000, "asked_queries_end": 24961}], "data-c854800049c96f8a47527db0e72237a1": [{"iteration": 0, "all_unlabeled_roc_auc_scores": 0.5002, "query_length": 2, "recommendation": "Ground Truth", "query_strong_accuracy_list": null, "f1": 0.3522, "test_acc": 0.262, "asked_queries": 2, "asked_queries_end": 0}, {"iteration": 1, "all_unlabeled_roc_auc_scores": 0.5007, "query_length": 308, "recommendation": "Weak Certainty", "query_strong_accuracy_list": 0.05519, "f1": 0.007136, "test_acc": 0.06154, "asked_queries": 310, "asked_queries_end": 2}, {"iteration": 2, "all_unlabeled_roc_auc_scores": 0.5003, "query_length": 72311, "recommendation": "Weak Certainty", "query_strong_accuracy_list": 0.06147, "f1": 0.007152, "test_acc": 0.06161, "asked_queries": 72621, "asked_queries_end": 310}, {"iteration": 3, "all_unlabeled_roc_auc_scores": 0.5002, "query_length": 5, "recommendation": "Weak Certainty", "query_strong_accuracy_list": 0.0, "f1": 0.007153, "test_acc": 0.06162, "asked_queries": 72626, "asked_queries_end": 72621}], "data-58a4f81d289078df7b5cb99fdd9967f0": [{"iteration": 0, "all_unlabeled_roc_auc_scores": 0.5041, "query_length": 2, "recommendation": "Ground Truth", "query_strong_accuracy_list": null, "f1": 0.8132, "test_acc": 0.7396, "asked_queries": 2, "asked_queries_end": 0}, {"iteration": 1, "all_unlabeled_roc_auc_scores": 0.493, "query_length": 10, "recommendation": "Oracle", "query_strong_accuracy_list": null, "f1": 0.9319, "test_acc": 0.9542, "asked_queries": 12, "asked_queries_end": 2}, {"iteration": 2, "all_unlabeled_roc_auc_scores": 0.4992, "query_length": 29978, "recommendation": "Weak Certainty", "query_strong_accuracy_list": 0.9538, "f1": 0.9325, "test_acc": 0.9547, "asked_queries": 29990, "asked_queries_end": 12}, {"iteration": 3, "all_unlabeled_roc_auc_scores": 0.5, "query_length": 754, "recommendation": "Weak Certainty", "query_strong_accuracy_list": 0.9549, "f1": 0.9325, "test_acc": 0.9547, "asked_queries": 30744, "asked_queries_end": 29990}]}}
